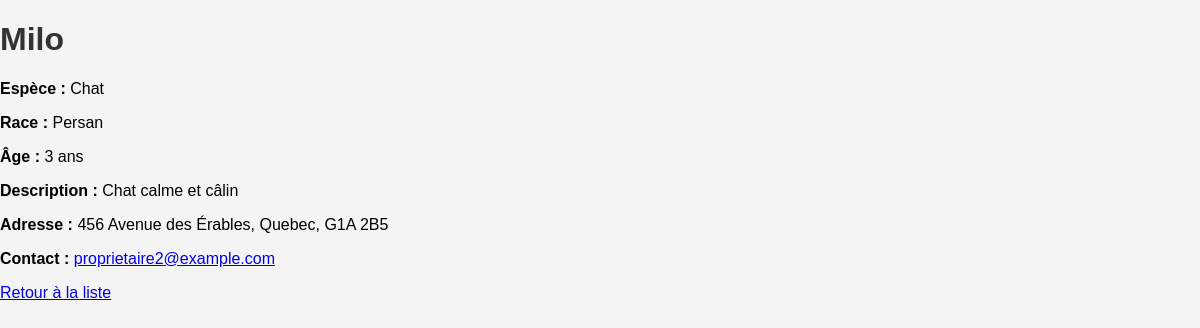
The page /animal/2 on the database its author committed.
### tables this page shows
CREATE TABLE animals (
    id INTEGER PRIMARY KEY AUTOINCREMENT,
    nom TEXT NOT NULL,
    espece TEXT NOT NULL,
    race TEXT NOT NULL,
    age INTEGER NOT NULL,
    description TEXT NOT NULL,
    courriel TEXT NOT NULL,
    adresse TEXT NOT NULL,
    ville TEXT NOT NULL,
    cp TEXT NOT NULL
);

### app.py (the view)
@app.route('/animal/<int:id>')
def animal(id):
    conn = get_db_connection()
    animal = conn.execute('SELECT * FROM animals WHERE id = ?', (id,)).fetchone()
    conn.close()
    return render_template('animal.html', animal=animal)

### app.py (called while the page is built)
def get_db_connection():
    conn = sqlite3.connect('database.db')
    conn.row_factory = sqlite3.Row
    return conn

### templates/animal.html (shortened to what this page needs)
<!DOCTYPE html>
<html lang="fr">
<head>
    <link rel="stylesheet" href="{{ url_for('static', filename='css/styles.css') }}">
</head>
<body>
    <h1>{{ animal['nom'] }}</h1>
    <p><strong>Espèce :</strong> {{ animal['espece'] }}</p>
    <p><strong>Race :</strong> {{ animal['race'] }}</p>
    <p><strong>Âge :</strong> {{ animal['age'] }} ans</p>
    <p><strong>Description :</strong> {{ animal['description'] }}</p>
    <p><strong>Adresse :</strong> {{ animal['adresse'] }}, {{ animal['ville'] }}, {{ animal['cp'] }}</p>
    <p><strong>Contact :</strong> <a href="mailto:{{ animal['courriel'] }}">{{ animal['courriel'] }}</a></p>
    <a href="{{ url_for('index') }}">Retour à la liste</a>
</body>
</html>

### static/css/styles.css (style rules this page uses)
body { font-family: Arial, sans-serif; background-color: #f4f4f4; margin: 0; padding: 0; }
h1, h2 { color: #333; }

### rows shown on the page
animals: nom "Milo", espece "Chat", race "Persan", age "3", description "Chat calme et câlin", adresse "456 Avenue des Érables", ville "Quebec", cp "G1A 2B5", courriel "proprietaire2@example.com"
